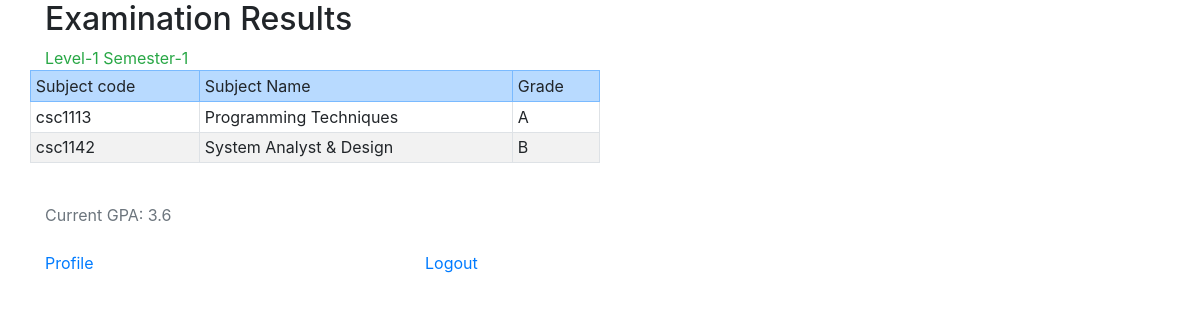
Screenshot of /display.php (signed in) with the database file from the repository.
### tables this page shows
CREATE TABLE IF NOT EXISTS `sem` (
  `sem_id` int(11) NOT NULL,
  `year` int(11) DEFAULT NULL,
  `semester` int(11) DEFAULT NULL,
  PRIMARY KEY (`sem_id`)
);

CREATE TABLE IF NOT EXISTS `subject` (
  `sem_id` int(11) DEFAULT NULL,
  `name` varchar(50) DEFAULT NULL,
  `code` varchar(40) DEFAULT NULL,
  `credit` int(11) DEFAULT NULL
);

CREATE TABLE IF NOT EXISTS `result` (
  `student_id` int(11) NOT NULL,
  `code` varchar(40) NOT NULL,
  `Grade` char(10) DEFAULT NULL,
  PRIMARY KEY (`student_id`,`code`)
);

### display.php (the view, shortened to what this page needs)
<?php
	require('connect.php');
	echo " <link rel='stylesheet' href='css/bootstrap.min.css'>";
	$id=$_SESSION['student_id'];
	echo "<div class='container '>";
	echo "<h2>"."Examination Results"."</h2>";
	echo "</div>";
	mysqli_select_db($conn,'result');
	$va1="select * from student where student_id='$id'";
	$in1=mysqli_query($conn,$va1);
	$row1=mysqli_fetch_assoc($in1);
	$sem=$row1['sem_id'];
	$va2="select * from sem where sem_id='$sem' ";
	$in2=mysqli_query($conn,$va2);
	$row2=mysqli_fetch_assoc($in2);
	$year=$row2['year'];
	$sem=$row2['semester'];
	if($year==1 && $sem==2)
		$va=1;
	$cal=0;
	$c=0;
	$n=0;
	for($i=1;$i<=$va;$i++){
		switch($i){
			case 1:$se="select * from sem as s,result as r,student as st, subject as su where s.year=1 and s.semester=1 and st.student_id=r.student_id  and r.student_id=$id and s.sem_id=su.sem_id and su.code=r.code";
					echo "<div class='container text-success '>";echo "Level-1 Semester-1"."</br>";echo "</div>";
					break;
		}
		echo "<div class='container  '>";
		echo "<div class='row'>";
		echo "<table border=1 width='200px' class=' col-lg-6 table table-sm table-bordered  table-striped table-hover  table-fixed'>";
					echo "<tr class='  table-primary'>";
						echo "<td >"."Subject code"."</td>";
						echo "<td >"."Subject Name"."</td>";
						echo "<td >"."Grade"."</td>";
					echo "</tr>";
		$qu=mysqli_query($conn,$se);
					while($row3=mysqli_fetch_assoc($qu)){
							echo "<tr >";
								echo "<td>".$row3['code']."</td>";
								echo "<td>".$row3['name']."</td>";
								echo "<td>".$row3['Grade']."</td>";
							echo "</tr>";
							$g1=$row3['Grade'];
							$g2=$row3['credit'];
							$c=$c+$g2;
							$ge=check($g1);
							$n=$n+($g2*$ge);
							$cal=($n)/$c;
						}
				echo "</table>";
		echo "</div>";
			echo "</div>";
	}
		echo "<div class='container text-secondary '>";
		echo "</br>"."Current GPA: ".round($cal,4)."</br>";
		echo "</div>";
		function check($ch){
		switch($ch){
				case 'A':
							$ne=4;
							return $ne;
							break;
				case 'B':	$ne=3;
							return $ne;
							break;
		}
			}
			echo "<div class='container  '>";
		echo "<div class=' row text-info  '>";
		echo "<div class='col-sm-4'>";
		echo "<a href='profile.php'>Profile</a></div>";
		echo "<div class='col-sm-4'>";
		echo "<a href='logout.php'>Logout</a>"."</br>";
		echo "</div>";
		echo "</div>";
		echo "</div >";
?>

### rows the page displays
sem: subject.code "csc1113", subject.name "Programming Techniques", result.Grade "A", subject.code "csc1142", subject.name "System Analyst & Design", result.Grade "B"

### other values shown
$cal "3.6"
